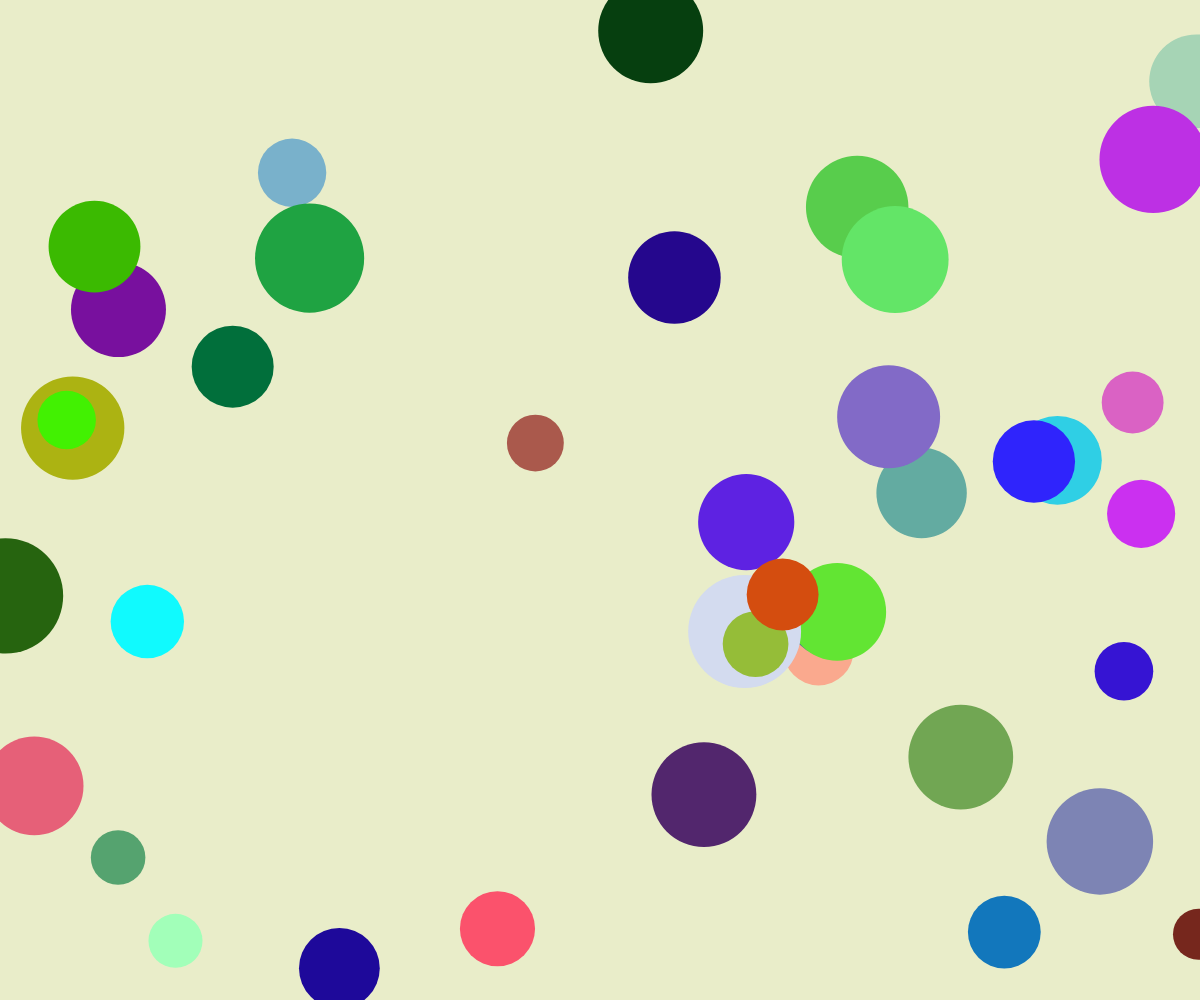
Frame 1 (no input)
Frame 60 (no input): identical to frame 1, image omitted
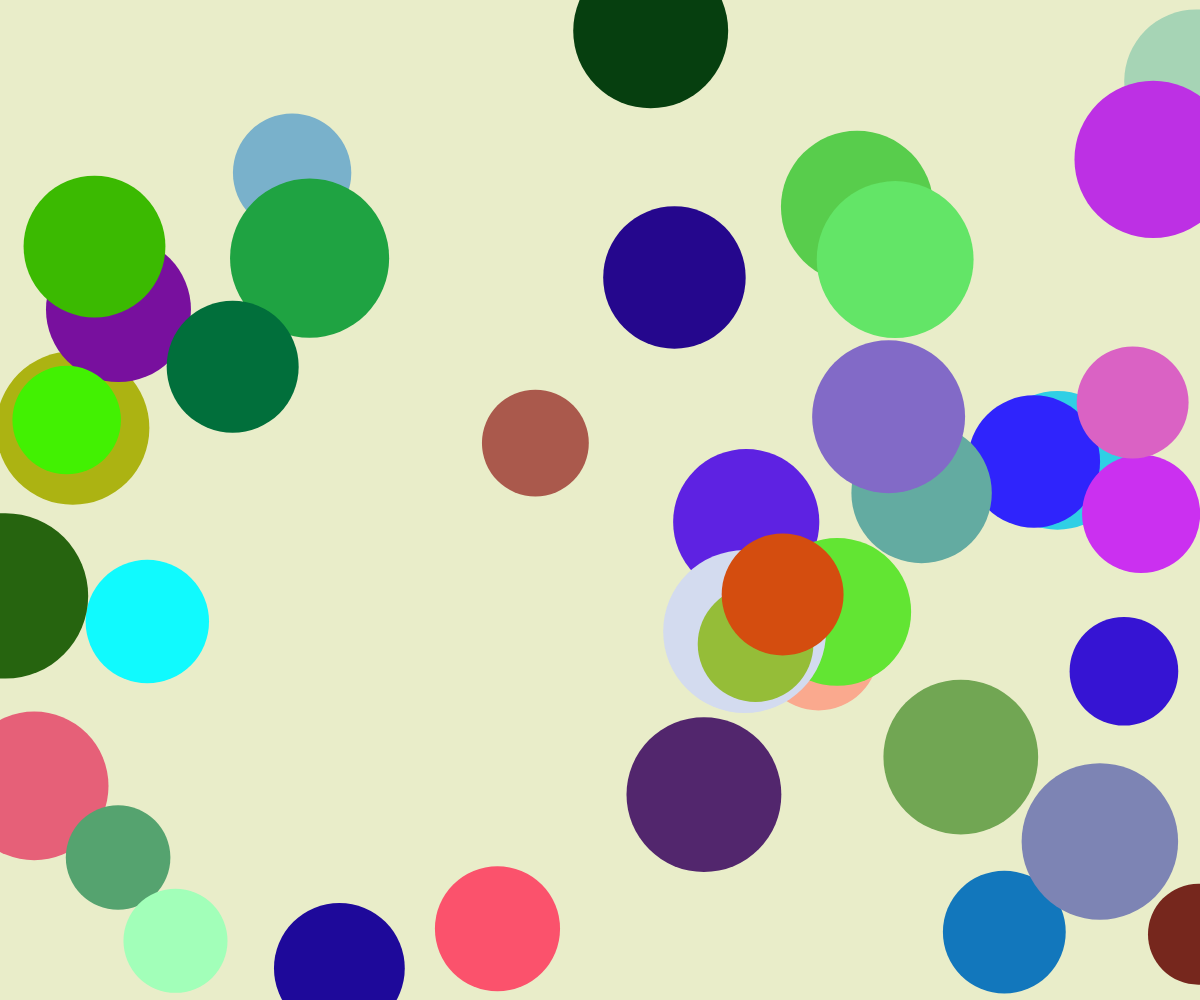
Frame 120 (the mouse pressed at the canvas centre since frame 60)

The p5.js sketch that drew these frames (run headless with seeded random() and noise() and a simulated clock; from frame 60 on, the mouse is pressed at the canvas centre):

// p5.js sketch
// ── sketch.js
let circles = [];

function setup() {
  createCanvas(windowWidth, windowHeight);
  background('#e9edc9');
  
  // 生成 40 個圓的初始位置、大小和顏色
  for (let i = 0; i < 40; i++) {
    circles.push({
      x: random(width),
      y: random(height),
      size: random(30, 100),
      color: color(random(255), random(255), random(255))
    });
  }
}

function draw() {
  background('#e9edc9');
  
  // 計算圓的大小變化
  let sizeOffset = map(mouseX, 0, width, 20, 120);
  
  // 繪製圓
  for (let circle of circles) {
    fill(circle.color);
    noStroke();
    ellipse(circle.x, circle.y, circle.size + sizeOffset);
  }
}

function windowResized() {
  resizeCanvas(windowWidth, windowHeight);
}

// ── style.css
html, body {
  margin: 0;
  padding: 0;
  height: 100%;
  overflow: hidden;
}

canvas {
  display: block;
  position: absolute;
  top: 0;
  left: 0;
  z-index: 0; /* 最底層 */
}

/* 選單樣式 */
.menu {
  position: absolute;
  top: 10px;
  right: 100px;
  list-style: none;
  margin: 0;
  padding: 0;
  display: flex;
  gap: 30px;
  background-color: rgba(250, 237, 205, 0.2);
  height: 50px;
  align-items: center;
  padding: 0 20px;
  border-radius: 10px;
  z-index: 2; /* 最上層 */
}

.menu li {
  position: relative;
}

.menu a {
  text-decoration: none;
  color: #d4a373;
  font-size: 30px;
  font-family: "微軟正黑體", Arial, sans-serif;
  font-weight: bold;
  padding: 5px 10px;
  border-radius: 5px;
  transition: color 0.3s;
}

.menu a:hover {
  color: #606c38;
}

/* 子選單樣式 */
.submenu {
  position: absolute;
  top: 50px;
  left: 0;
  list-style: none;
  margin: 0;
  padding: 10px 0;
  background-color: rgba(250, 237, 205, 0.2); /* 與主選單背景顏色一致 */
  border-radius: 5px;
  display: none;
  z-index: 3;
}

.submenu li {
  padding: 5px 20px;
}

.submenu a {
  font-size: 20px;
  text-decoration: none;
  color: #d4a373; /* 與主選單文字顏色一致 */
}

.menu li:hover .submenu {
  display: block;
}

/* iframe 容器樣式 */
#iframe-container {
  position: absolute;
  top: 10%;
  left: 10%;
  width: 80%;
  height: 80%;
  background-color: rgba(0, 0, 0, 0.2); /* 背景透明度 0.2 */
  z-index: 1; /* 第二層 */
  display: none; /* 預設隱藏 */
}

iframe {
  width: 100%;
  height: 100%;
  border: none;
}
